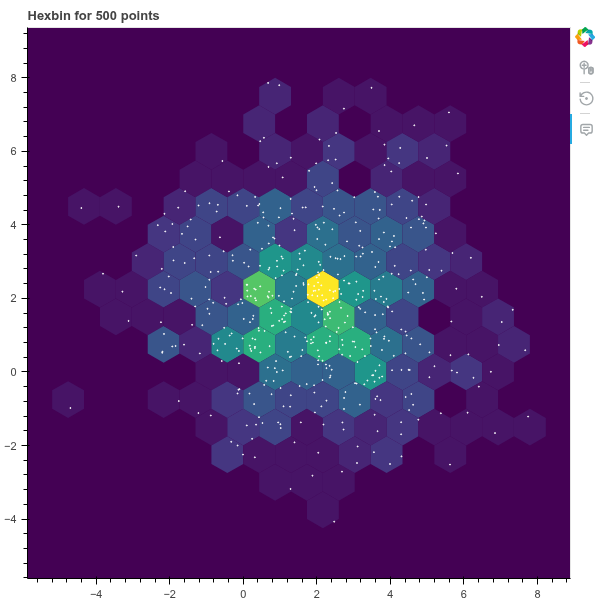

The script that drew this image:
import numpy as np

from bokeh.models import HoverTool
from bokeh.plotting import figure, show
from bokeh_rocks import save_plot
n = 500
x = 2 + 2*np.random.standard_normal(n)
y = 2 + 2*np.random.standard_normal(n)

p = figure(title="Hexbin for 500 points", match_aspect=True,
           tools="wheel_zoom,reset", background_fill_color='#440154')
p.grid.visible = False

r, bins = p.hexbin(x, y, size=0.5, hover_color="pink", hover_alpha=0.8)

p.scatter(x, y, color="white", size=1)

p.add_tools(HoverTool(
    tooltips=[("count", "@c"), ("(q,r)", "(@q, @r)")],
    mode="mouse", point_policy="follow_mouse", renderers=[r],
))

show(p)
save_plot(p, "output/hex_tiles_01")
